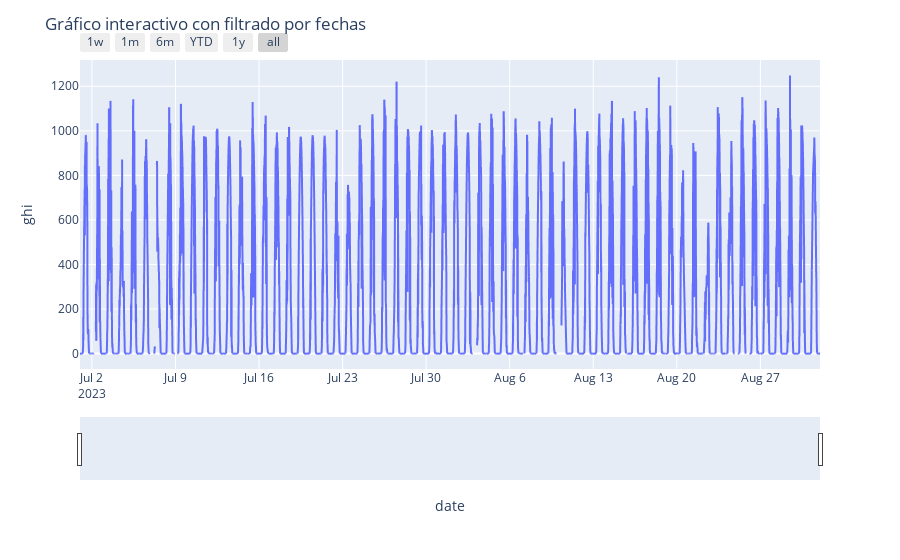

The cell this chart's notebook holds for it:
### Code cell
import plotly.express as px

# Crear gráfico interactivo con Plotly
fig = px.line(df_final, x='date', y='ghi')

# Actualizar el diseño y las funciones interactivas del gráfico
fig.update_layout(
    title='Gráfico interactivo con filtrado por fechas',
    xaxis=dict(
        rangeselector=dict(
            buttons=list([
                dict(count=7, label='1w', step='day', stepmode='backward'),
                dict(count=1, label='1m', step='month', stepmode='backward'),
                dict(count=6, label='6m', step='month', stepmode='backward'),
                dict(count=1, label='YTD', step='year', stepmode='todate'),
                dict(count=1, label='1y', step='year', stepmode='backward'),
                dict(step='all')
            ])
        ),
        rangeslider=dict(visible=True),
        type='date'
    )
)

fig.show()

### Figure 1 — Plotly figure (JSON) as saved in the notebook; plotly's stock layout.template omitted (floating-point values rounded to 4 significant figures; data arrays with more than 128 entries replaced by an {"elided": "..."} marker saying what was removed)
{"data": [{"hovertemplate": "date=%{x}<br>ghi=%{y}<extra></extra>", "legendgroup": "", "line": {"color": "#636efa", "dash": "solid"}, "marker": {"symbol": "circle"}, "mode": "lines", "name": "", "showlegend": false, "type": "scattergl", "x": {"elided": "8928 str values"}, "xaxis": "x", "y": {"elided": "8928 float values"}, "yaxis": "y"}], "layout": {"legend": {"tracegroupgap": 0}, "margin": {"t": 60}, "title": {"text": "Gráfico interactivo con filtrado por fechas"}, "xaxis": {"anchor": "y", "domain": [0, 1], "rangeselector": {"buttons": [{"count": 7, "label": "1w", "step": "day", "stepmode": "backward"}, {"count": 1, "label": "1m", "step": "month", "stepmode": "backward"}, {"count": 6, "label": "6m", "step": "month", "stepmode": "backward"}, {"count": 1, "label": "YTD", "step": "year", "stepmode": "todate"}, {"count": 1, "label": "1y", "step": "year", "stepmode": "backward"}, {"step": "all"}]}, "rangeslider": {"visible": true}, "title": {"text": "date"}, "type": "date"}, "yaxis": {"anchor": "x", "domain": [0, 1], "title": {"text": "ghi"}}}}
